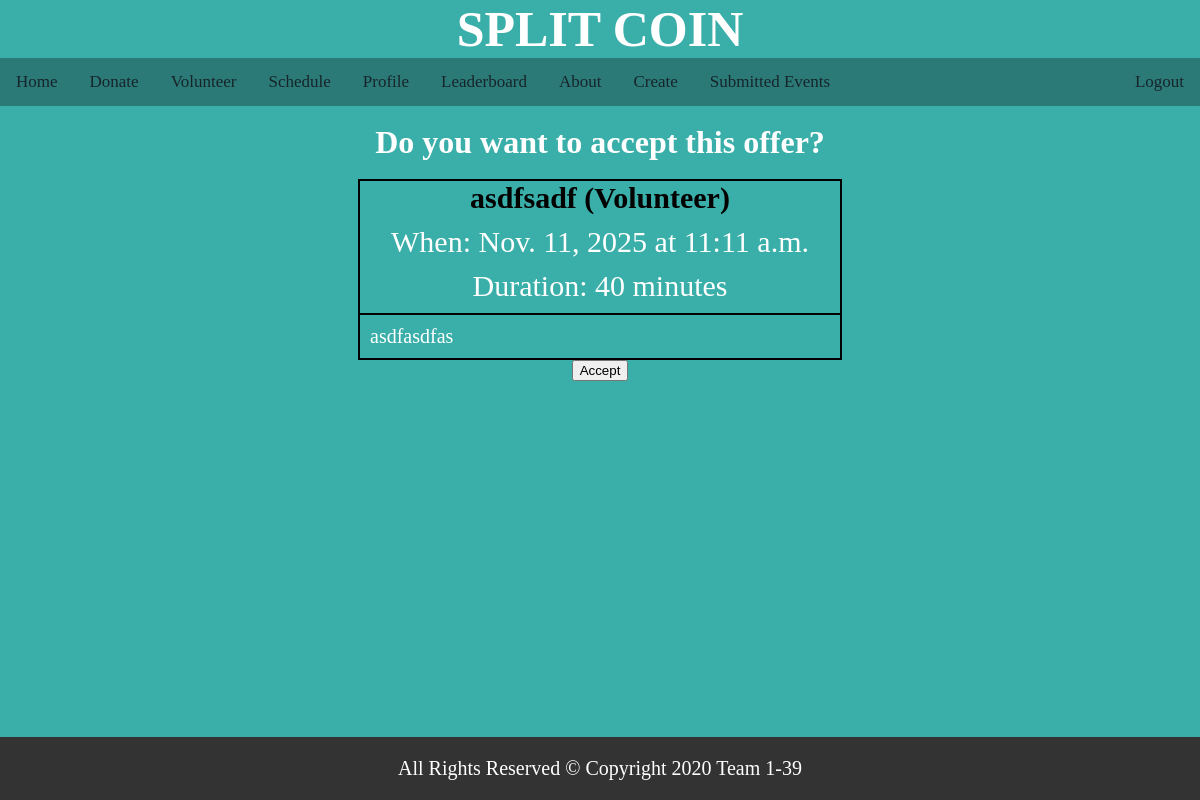
Screenshot of /home/7/ (signed in) with the database file from the repository.
### base/models.py (models this page shows, shortened)
class Create(models.Model):
    Name = models.CharField(max_length=50)
    Description = models.TextField(max_length=300)
    Date = models.DateField(blank=True, null=True)
    Time = models.TimeField(blank=True, null=True)
    Event = models.TextField(max_length=10)#, choices=type)
    xp = models.IntegerField(default=10)
    Datetime = models.DateTimeField(blank=True, null=True)
    duration = models.TextField(blank=True, null=True)
    signup_list = models.ManyToManyField(User, blank=True)
    amount_received = models.FloatField(default=0.0)

### base/views.py (the view)
# urls.py: path('home/<int:pk>/', views.show_task, name='TaskView'),
@login_required()
def show_task(request, pk):
    task = Create.objects.get(pk=pk)
    return render(request, 'base/task_view.html', {
        'event': task
    })

### base/templates/base/task_view.html (shortened to what this page needs)
<!DOCTYPE html>
<html>
  <head>
    <div class="jumbotron">
      <h1><p style="font-size:50px;">SPLIT COIN</p></h1>
    </div>
    {% load static %}
    <link rel="stylesheet" type="text/css" href="{% static 'base/style.css' %}?version=1">
  </head>
  <body>
<div class="topnav">
    <a href="/home">Home</a>
    <a href="/donate">Donate</a>
    <a href="/volunteer">Volunteer</a>
    <a href="/schedule">Schedule</a>
    <a href="/profile">Profile</a>
    <a href="/leaderboard">Leaderboard</a>
    <a href="/about">About</a>
    {% if user.profile.is_volunteer == False %}
    <a href="/home/create">Create</a>
    <a href="/submitted-events">Submitted Events</a>
    {% endif %}
    <a style="float:right" href="/accounts/logout">Logout</a>
</div>
<br>
<h1 class="subheader" align="center"> Do you want to accept this offer? </h1>
<br>
{% block content %}
<div class="VolunteerEventPage"  align="center">
    <strong >{{ event.Name }}</strong>
    <strong>({{ event.Event }})</strong>
    <br>
    <p style="padding-top: 10px; font-size: 30px;">When: {{ event.Date }} at {{ event.Time }}</p>
    {% if event.Event == "Volunteer" %}
    <p style="padding: 10px; font-size: 30px;">Duration: {{ event.duration }} minutes</p>
    {% endif %}
    <div style="border-top: 2px solid; padding: 10px; font-size: 30px; text-align: left;" class="VolunteerViewDesc">
    <p> {{ event.Description|linebreaks }}</p>
    </div>
</div>
    {% if event.Event == "Volunteer" %}
        <form action="{% url 'base:vsuccess' event.pk %}" method="post" id="accept-offer">{% csrf_token %}
            <div align="center"><button>Accept</button></div>
        </form>
    {% endif %}
{% endblock %}
<br>
<br>
<br>
<div class="footer" style="padding-top: 20px; padding-bottom: 20;">
  <p> All Rights Reserved © Copyright 2020 Team 1-39 </p>
  </div>
  </body>
</html>

### base/static/base/style.css (style rules this page uses)
* { margin: 0; }
body { background: #000; }

### base/templates/base/task_view.html (style rules this page uses)
.topnav { background-color: #2B7A78; overflow: hidden; }
html,body { background-color: #3AAFA9; }
.topnav a { float: left; color: #17252A; text-align: center; padding: 14px 16px; text-decoration: none; font-size: 17px; }
.jumbotron { margin: auto; font-size: 50px; width: 50%; border: 0px solid #73AD21; color: #17252A; text-align: center; }
.subheader { text-align: center; margin: auto; width: 50%; border: 0px solid }
.footer { position: fixed; bottom: 0; left: 0; width: 100%; background-color: #333; text-align: center; }
.VolunteerEventPage { border: 2px solid; font-size: 30px; width: 40%; margin: auto; }
a:link { color: #17252A; background-color: transparent; text-decoration: none; }
h1 { color: white; }
p { color: white; font-size: 20px; }

### rows the page displays
Create: Name "asdfsadf", Event "Volunteer", Date "Nov. 11, 2025", Time "11:11 a.m.", duration "40", Description "asdfasdfas"
